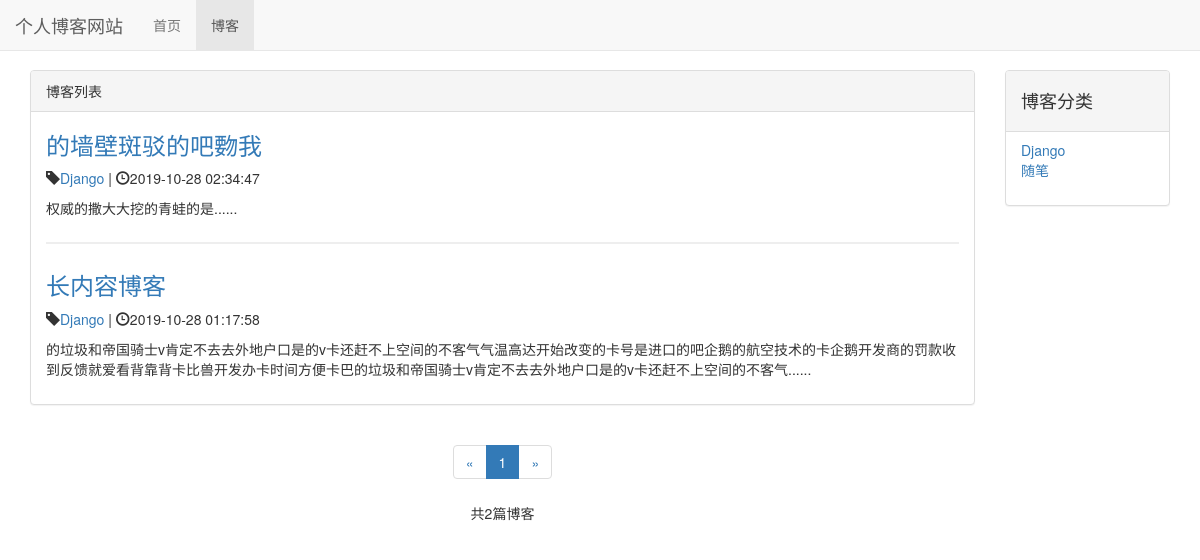
The page /blog/type/1 on the database as committed earlier.
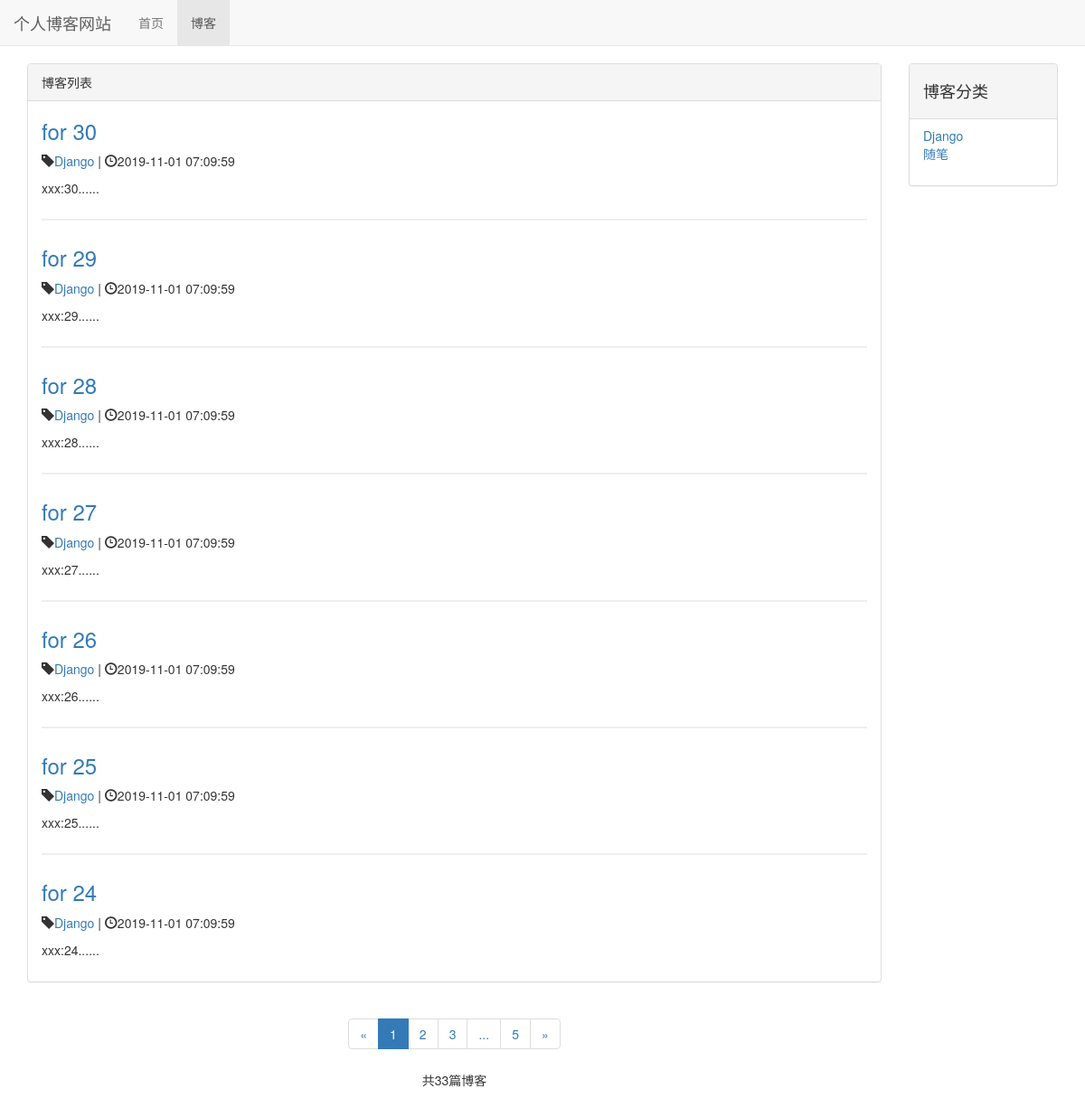
The same page on the database as committed later.
### blog/models.py (models this page shows, shortened)
class Blog(models.Model):
    title = models.CharField(max_length=50)     # 标题
    blog_type = models.ForeignKey(BlogType, on_delete=models.DO_NOTHING)        # 博客类型，从BlogType类导入
    content = models.TextField()        # 内容
    author = models.ForeignKey(User, on_delete=models.DO_NOTHING)       # 作者,从User类下导入
    create_time = models.DateTimeField(auto_now_add=True)       # 创建时间
    last_updated_time = models.DateTimeField(auto_now=True)     # 最后修改时间
    class Meta:
        ordering = ['-create_time']

class BlogType(models.Model):
    type_name = models.CharField(max_length=15)
    def __str__(self):
        return self.type_name

### blog/views.py (the view)
# urls.py: path('type/<int:blog_type_pk>', views.blogs_with_type, name='blogs_with_type'),
def blogs_with_type(request, blog_type_pk):
    blog_type = get_object_or_404(BlogType, pk=blog_type_pk)
    blog_all_list = Blog.objects.filter(blog_type=blog_type)
    paginator = Paginator(blog_all_list, settings.EACH_PAGE_BLOGS_NUMBER)  # 每十个分一页
    page_num = request.GET.get('page', 1)  # 获取页码参数(GET请求)
    page_of_blogs = paginator.get_page(page_num)
    current_page_num = page_of_blogs.number
    page_range = list(range(max(current_page_num - 2, 1), current_page_num)) + \
                 list(range(current_page_num, min(current_page_num + 2, paginator.num_pages) + 1))
    if page_range[0] - 1 >= 2:
        page_range.insert(0, '...')
    if paginator.num_pages - page_range[-1] >= 2:
        page_range.append('...')
    if page_range[0] != 1:
        page_range.insert(0, 1)
    if page_range[-1] != paginator.num_pages:
        page_range.append(paginator.num_pages)
    context = {}
    context['blog_type'] = blog_type
    context['page_of_blogs'] = page_of_blogs
    context['blogs'] = page_of_blogs.object_list
    context['page_range'] = page_range
    context['blog_types'] = BlogType.objects.all()
    return render_to_response('blogs_with_type.html', context)

### blog/templates/blogs_with_type.html (shortened to what this page needs)
{% extends 'blog_list.html' %}

### blog/templates/blog_list.html (shortened to what this page needs)
{% extends 'base.html' %}
{% block nav_blog_active %}
    active
{% endblock %}
{% load staticfiles %}
{% block header_extends %}
    <link rel="stylesheet" href="{% static 'blog.css' %}">
{% endblock %}
{% block content %}
    <div class="container">
        <div class="row">
            <div class="col-xs-12 col-sm-8 col-md-9 col-lg-10">
                <div class="panel panel-default">
                    <div class="panel-heading">
                        {% block blog_list_title %}博客列表{% endblock %}
                    </div>
                    <div class="panel-body">
                        {% for blog in page_of_blogs.object_list %}
                            <div class="blog">
                                <h3><a href="{% url 'blog_detail' blog.pk %}">{{ blog.title }}</a></h3>
                                <p class="blog-info">
                                    <span class="glyphicon glyphicon-tag"></span><a
                                        href="{% url 'blogs_with_type' blog.blog_type.pk %}">{{ blog.blog_type }}</a> |
                                    <span class="glyphicon glyphicon-time"></span>{{ blog.create_time | date:'Y-m-d H:i:s' }}
                                </p>
                                <p>{{ blog.content|truncatechars_html:120 }}......</p>
                            </div>
                        {% empty %}
                            <div class="blog"><p>-- 暂无博客 --</p></div>
                        {% endfor %}
                    </div>
                </div>
                <div class="paginator">
                    <ul class="pagination">
                        <li>
                            {% if page_of_blogs.has_previous %}
                                <a href="?page={{ page_of_blogs.previous_page_number }}" aria-label="Previous">
                                    <span aria-hidden="true">&laquo;</span>
                                </a>
                            {% else %}
                                <span aria-hidden="true">&laquo;</span>
                            {% endif %}
                        </li>
                        {% for page_num in page_range %}
                            {% if  page_num  == page_of_blogs.number %}
                                <li class="active"><span>{{ page_num }}</span></li>
                            {% elif page_num == '...' %}
                                <li><span>{{ page_num }}</span></li>
                            {% else %}
                                <li><a href="?page={{ page_num }}">{{ page_num }}</a></li>
                            {% endif %}
                        {% endfor %}
                        <li>
                            {% if page_of_blogs.has_next %}
                                <a href="?page={{ page_of_blogs.next_page_number }}" aria-label="Next">
                                    <span aria-hidden="true">&raquo;</span>
                                </a>
                            {% else %}
                                <span aria-hidden="true">&raquo;</span>
                            {% endif %}
                        </li>
                    </ul>
                    <p>共{{ page_of_blogs.paginator.count }}篇博客</p>
                </div>
            </div>
            <div class="hidden-xs col-sm-4 col-md-3 col-lg-2">
                <div class="panel panel-default">
                    <div class="panel-heading"><h4>博客分类</h4></div>
                    <div class="panel-body">
                        <ul class="blog-type">
                            {% for blog_type in blog_types %}
                                <li><a href="{% url 'blogs_with_type' blog_type.pk %}">{{ blog_type.type_name }}</a>
                                </li>
                            {% empty %}
                                <li>暂无分类</li>
                            {% endfor %}
                        </ul>
                    </div>
                </div>
            </div>
        </div>
    </div>
{% endblock %}

Rows that differ between the two databases and show on the page:
no longer on this page (row unchanged): Blog: title "的墙壁斑驳的吧覅我", blog_type "Django", create_time "2019-10-28 02:34:47", content "权威的撒大大挖的青蛙的是"
no longer on this page (row unchanged): Blog: title "长内容博客", blog_type "Django", create_time "2019-10-28 01:17:58", content "的垃圾和帝国骑士v肯定不去去外地户口是的v卡还赶不上空间的不客气气温高达开始改变的卡号是进口的吧企鹅的航空技术的卡企鹅开发商的罚款收到反馈就爱看背靠背卡比兽开发办卡时间方便卡巴的垃圾和帝国骑士v肯定不去去外地户口是的v卡还赶不上空间的不客气"
added Blog: title "for 30", blog_type "Django", create_time "2019-11-01 07:09:59", content "xxx:30"
added Blog: title "for 29", blog_type "Django", create_time "2019-11-01 07:09:59", content "xxx:29"
added Blog: title "for 28", blog_type "Django", create_time "2019-11-01 07:09:59", content "xxx:28"
added Blog: title "for 27", blog_type "Django", create_time "2019-11-01 07:09:59", content "xxx:27"
added Blog: title "for 26", blog_type "Django", create_time "2019-11-01 07:09:59", content "xxx:26"
added Blog: title "for 25", blog_type "Django", create_time "2019-11-01 07:09:59", content "xxx:25"
added Blog: title "for 24", blog_type "Django", create_time "2019-11-01 07:09:59", content "xxx:24"
Other text that changed with them:
{{ page_of_blogs.paginator.count }}: "2" → "33"
new list line: "2"
new list line: "3"
new list line: "5"
